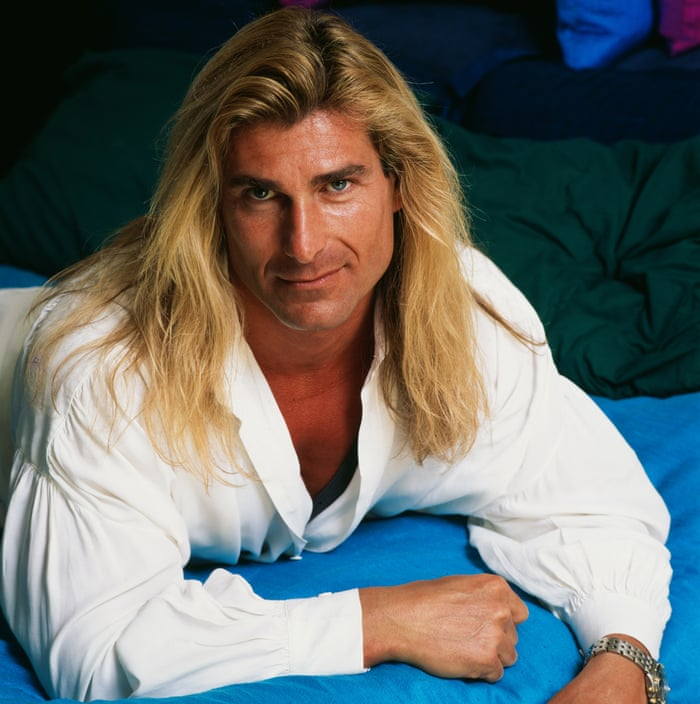
%> input picture fabio.jpeg, 700 x 704 px
$ octave mainTestSaltAndPepper.m   (GNU Octave 9; MATLAB toolbox functions it lacks are replaced by stand-ins)
%> lines starting %> are read from the running program, lines starting %| are printed output that depends on the picture; in (x1, y1, x2, y2) boxes, pixels count from 0 and x2, y2 are one past the last pixel; in counts of white or black regions, pixels touching at a corner belong together; the program's own positions count from 1
### source/archive/LTBM3D.m
function [U,out] = LTBM3D(I,sigma,opts)

% Written by Toby Sanders @Lickenbrock Tech
% 10-19-2020

% a GPU variation of BM3D

if ~isfield(opts,'blockSize'), opts.blockSize = 32; end
if ~isfield(opts,'numMax'), opts.numMax = 16; end
if ~isfield(opts,'numMin'), opts.numMin = 16; end
if ~isfield(opts,'wname'), opts.wname = 'sym'; end
if ~isfield(opts,'wnamez'), opts.wnamez = 'db'; end
if ~isfield(opts,'order'), opts.order = 4; end
if ~isfield(opts,'orderz'), opts.orderz = 1; end
if ~isfield(opts,'levels'), opts.levels = 3; end
if ~isfield(opts,'cycleSpin'), opts.cycleSpin = 2; end
if ~isfield(opts,'matchSpins'), opts.matchSpins = [0,opts.blockSize/2]; end
if ~isfield(opts,'tauMode'), opts.tauMode = 2; end
if ~isfield(opts,'filtType'), opts.filtType = 'ht'; end
if ~isfield(opts,'matchSize'), opts.matchSize = opts.blockSize; end

% reflect the image so that its dimension is a power of two
% it likely only needs to be divisible by the blocksize, but this is
% suitable for now
[m,n] = size(I);
% M = 2^ceil(log(m)/log(2));
% N = 2^ceil(log(n)/log(2));
M = ceil(m/opts.blockSize)*opts.blockSize;
N = ceil(n/opts.blockSize)*opts.blockSize;
I2 = zeros(M,N);
I2(1:m,1:n) = I;
I2(m+1:M,1:n) = flipud(I(m-(M-m)+1:m,1:n));
I2(1:m,n+1:N) = fliplr(I(1:m,n-(N-n)+1:n));
I2(m+1:M,n+1:N) = fliplr(flipud(I(m-(M-m)+1:m,n-(N-n)+1:n)));
U = zeros(M,N,numel(opts.matchSpins));

% gpuID = gpuDevice(2);
% reset(gpuID);

% precompute threshold levels tau and wavelet filters
if size(sigma,1)==1, tau = sigma*getTau(opts.levels,opts.tauMode);
else, tau = getColoredTau(opts.levels,opts.order,sigma);
end

if strcmp(opts.wname,'bior')
    [Psi,Psi2] = getWaveFilters3Dbior(opts.wnamez,opts.order,opts.orderz);
else
    Psi = getWaveFilters3D(opts.wname,opts.wnamez,opts.order,opts.orderz);
    Psi2 = Psi;
end

% loop of "match spins" where the algorithm is re-evaluated after circle
% shifting the image, so that brand new set of reference blocks are used
for ii = 1:numel(opts.matchSpins)
    % match blocks and denoise
    [S,Volume] = matchBlocksCPU(circshift(I2,[opts.matchSpins(ii),opts.matchSpins(ii)]),sigma,opts);
    [U(:,:,ii),~,~] = denoiseAndAggregateGPU(Volume,S,tau,Psi,Psi2,opts);
    U(:,:,ii) = circshift(U(:,:,ii),[-opts.matchSpins(ii),-opts.matchSpins(ii)]);

end
% trim the image back to original dimensions and average over the spins
U = mean(U(1:m,1:n,:),3);

### utilities/getTau.m
function tau = getTau(levels,mode)

% Written by Toby Sanders @Lickenbrock Tech
% 10-19-2020

% empirically tuned threshold values for wavelet shrinkage

% traditionally tau = 3.3 - .3*(i-1) worked reasonably well
tau = zeros(levels,7);
switch mode
    case 1
        for i = 1:levels
            tau(i,:) = 3.3- 0.3*(i-1);
        end
    case 2
        for j = 1:7
            for i = 1:levels
                if j<4
                    tau(i,j) = 3.3 - .3*(i-1);
                elseif j<7
                    tau(i,j) = 3.3 - .3*(i-1) + .5;
                else
                    tau(i,j) = 3.3 - .3*(i-1) + 1;
                end
            end
        end
    case 3
        for j = 1:7
            for i = 1:levels
                if j<4
                    tau(i,j) = 3.3 - .3*(i-1);
                elseif j<7
                    tau(i,j) = 3.3 - .3*(i-1) + .25;
                else
                    tau(i,j) = 3.3 - .3*(i-1) + 1.5;
                end
            end
        end
    case 4
        for j = 1:7
            for i = 1:levels
                if j<4
                    tau(i,j) = 2.9 ;
                elseif j<7
                    tau(i,j) = 2.9  + .5;
                else
                    tau(i,j) = 2.9  + 1;
                end
            end
        end
end

### scripts/mainTestSaltAndPepper.m
clear;
d = 128; % image dim.
sZ = 32; % size of blocks
SNR = 10; % SNR of noisy image
opts.blockSize = sZ;
opts.numMax = 16; % max number of blocks to match for each ref. block
opts.numMin = 16; % min number of blocks to match for each ref. block
opts.wname = 'bior';
opts.wnamez = 'db';
opts.order = 13;
opts.orderz = 1;
opts.levels = 3;
opts.cycleSpin = 2;
opts.matchSpins =  [0 4 sZ/2-1];
opts.wiener = false;
opts.tauMode = 2;

pp = 1/(SNR+1);
rng(2021);

% [8 lines of commented-out code are left out]
I = im2double(rgb2gray(imread('images/fabio.jpeg')));
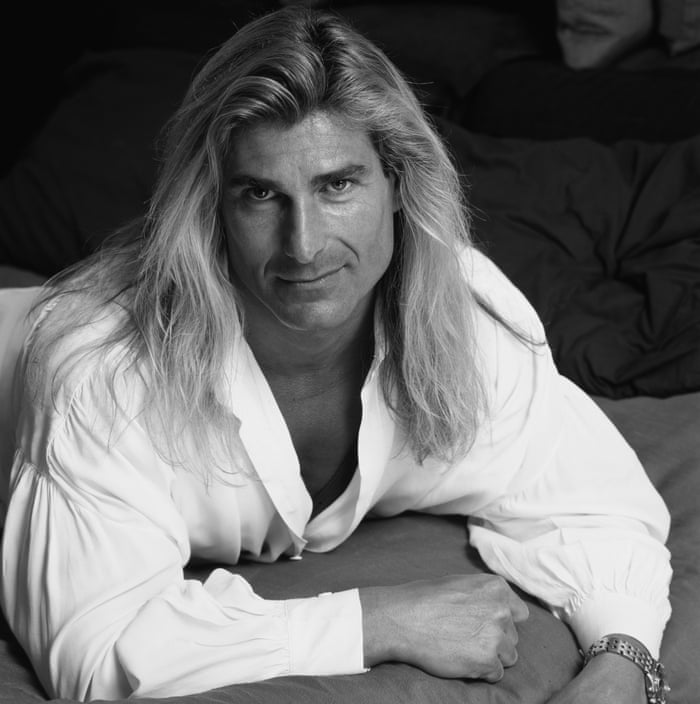
%> I: size 704x700 double; min 0.00392, max 0.996, mean 0.429
% [10 lines of commented-out code are left out]

I0 = I;
% [I,sigma] = add_Wnoise(I,SNR);
[d1,d2] = size(I);
%> d1 = 704; d2 = 700
sigma = mean(abs(I(:)))/SNR;
%> sigma = 0.0429
S = randn(d1,d2);
[~,S] = sort(S(:));
S1 = S(1:round(pp*d1*d2/2));
S2 = S(round(pp*d1*d2/2)+1:round(pp*d1*d2));
I(S1) = 1;
I(S2) = 0;
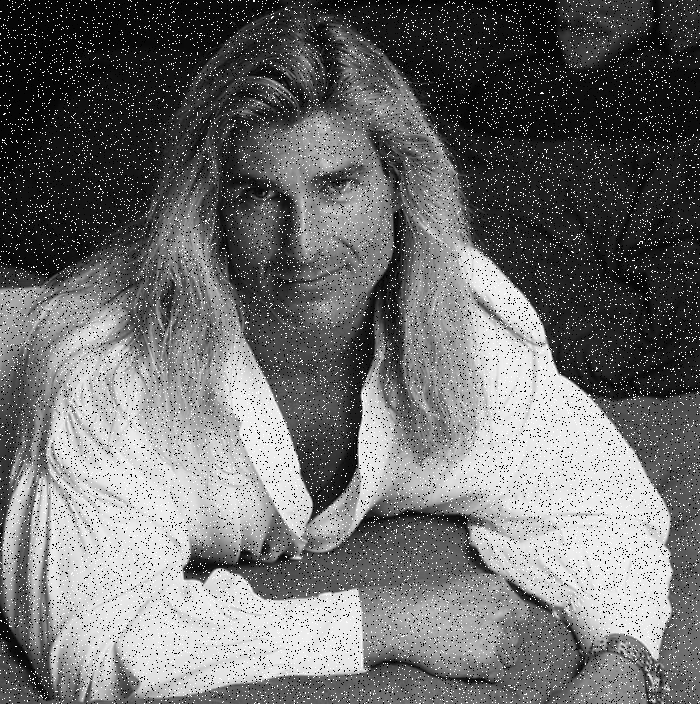
%> I: size 704x700 double; min 0, max 1, mean 0.436
% sigma = .02;

% our BM3D code
% gpuID = gpuDevice(2);
% reset(gpuID);
opts.filtType = 'median';
tic;
[U] = LTBM3D(I,sigma,opts);
%> in LTBM3D, `I2(1:m,1:n) = I;`:
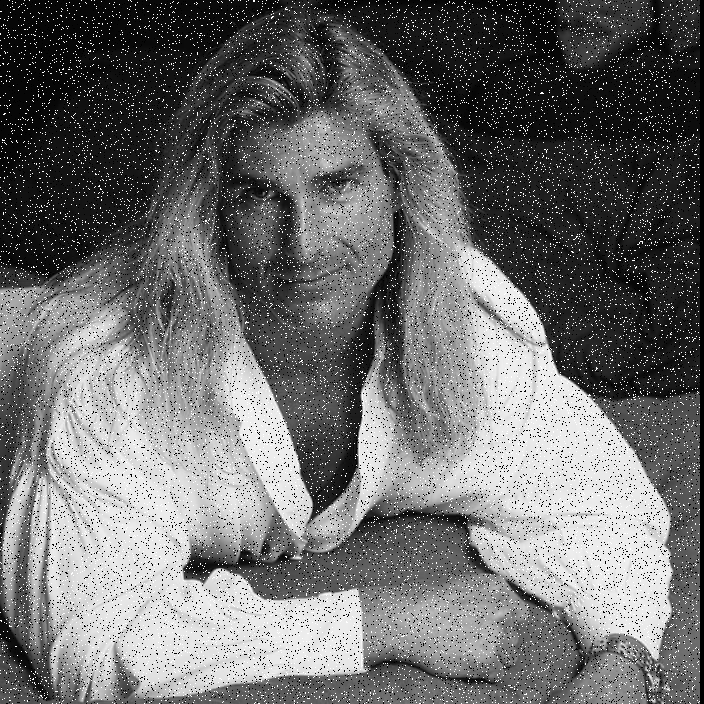
%> I2: size 704x704 double; min 0, max 1, mean 0.433
%> in LTBM3D, `I2(1:m,n+1:N) = fliplr(I(1:m,n-(N-n)+1:n));`:
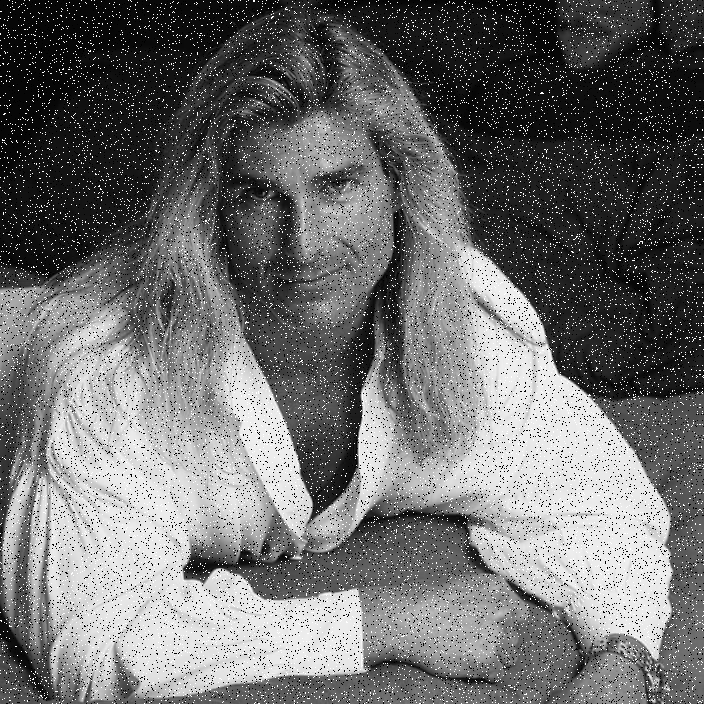
%> I2: size 704x704 double; 0.54% of pixels changed, all inside (x1, y1, x2, y2) = (700, 0, 704, 704)
%> in LTBM3D, `tau = sigma*getTau(opts.levels,opts.tauMode)`: tau = [0.142 0.142 0.142 0.163 0.163 0.163 0.185; 0.129 0.129 0.129 0.15 0.15 0.15 0.172; 0.116 0.116 0.116 0.137 0.137 0.137 0.159]
%> the run ends on the next line
